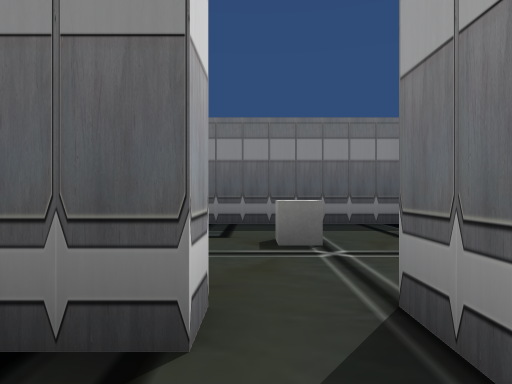
[1] (above)

22 first-person views from a walk through a Unity game level. The camera is 1.2 m above the floor, looks level and sees 75° across. Doors are open. The floor is counted in squares, 2 m on a side. Each view is taken from the middle of a square. On the plan, view 1 faces up. The plan holds only what a view shows up to about 10 squares ahead; the rest is blank. The place goes on beyond the plan. Some surface patterns are stand-ins.

[2]
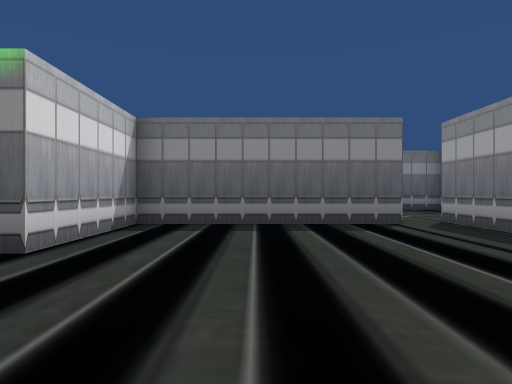

[3]
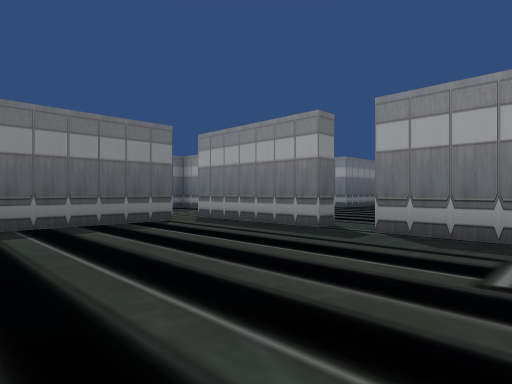

[4]
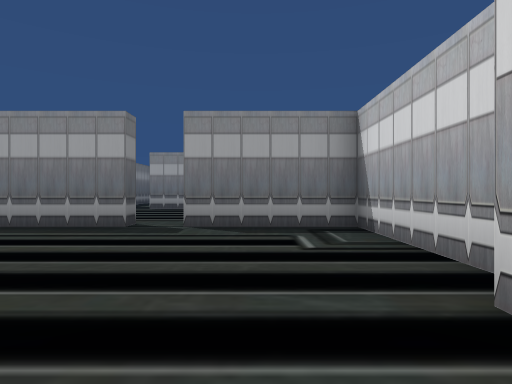

[5]
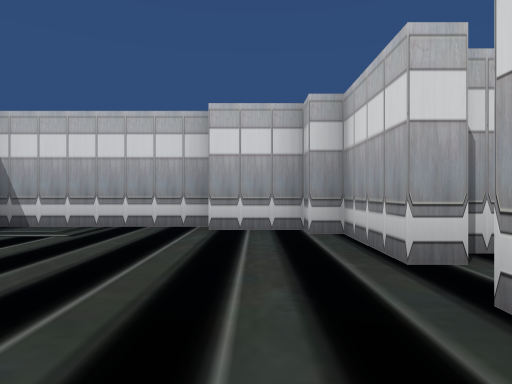

[6]
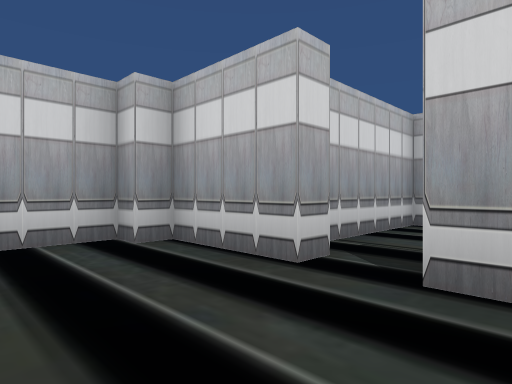

[7]
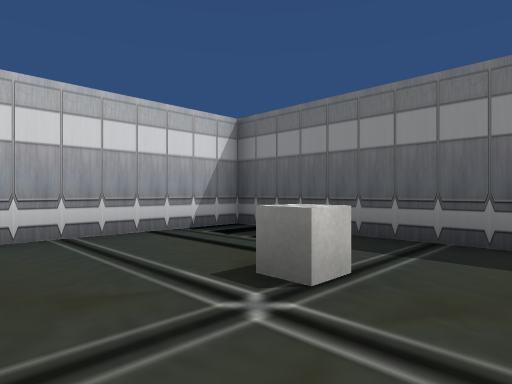

[8]
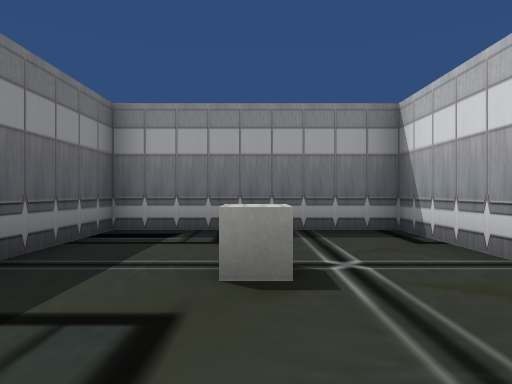

[9]
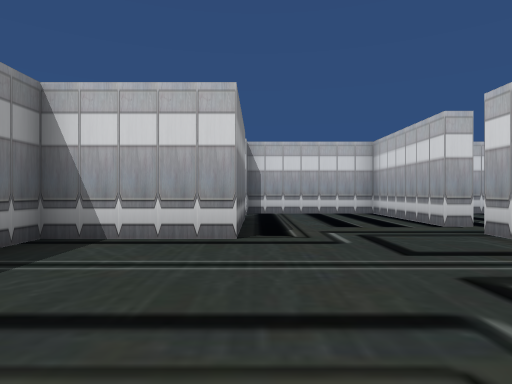

[10]
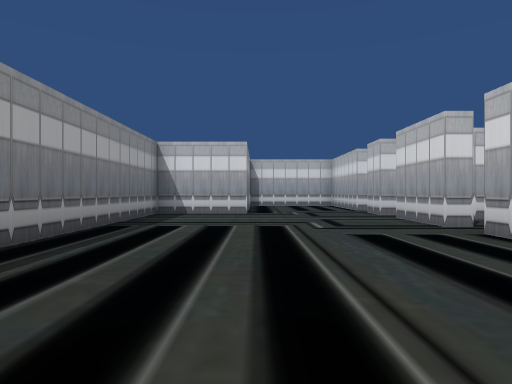

[11]
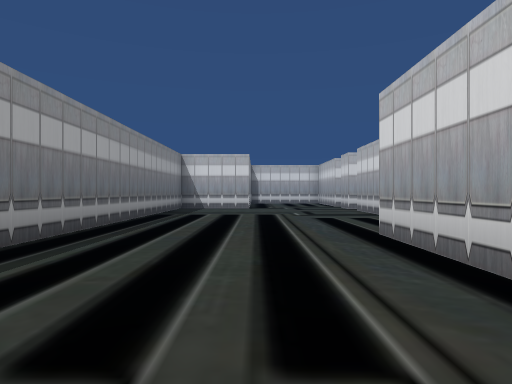

[12]
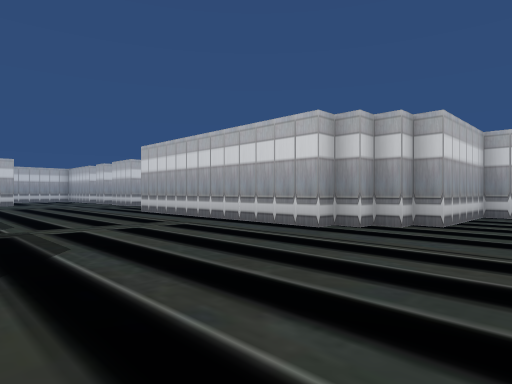

[13]
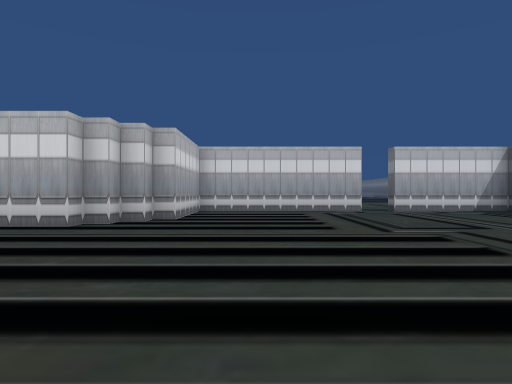

[14]
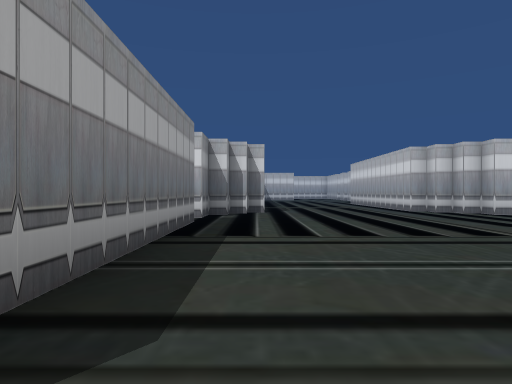

[15]
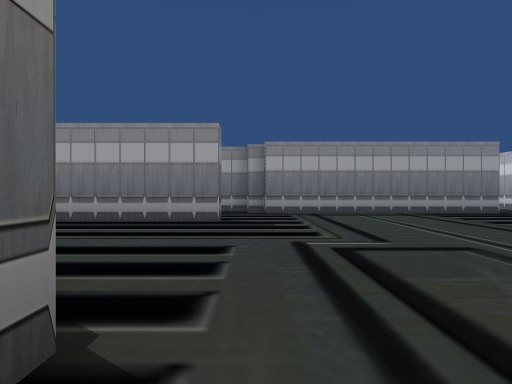

[16]
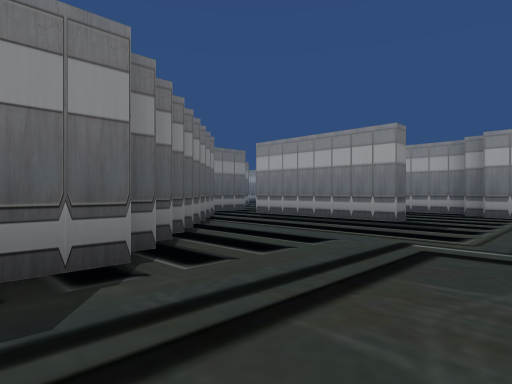

[17]
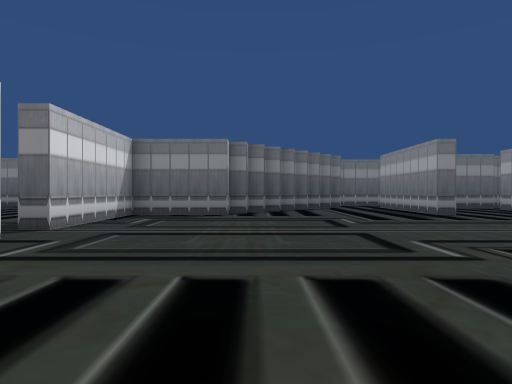

[18]
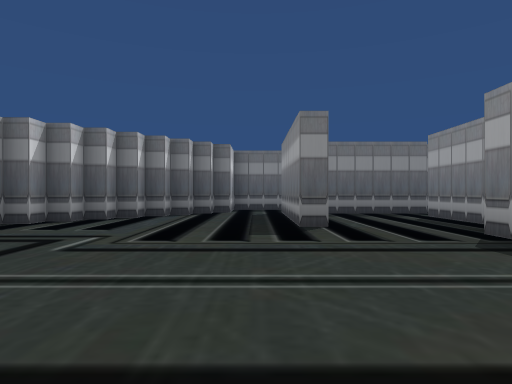

[19]
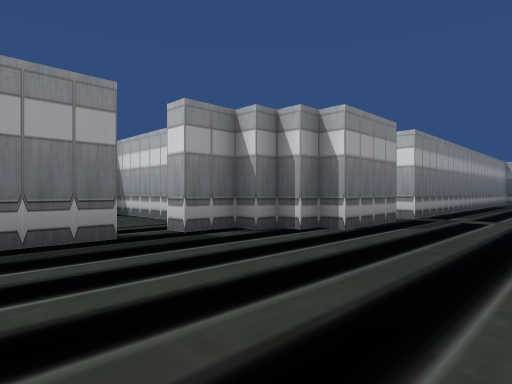

[20]
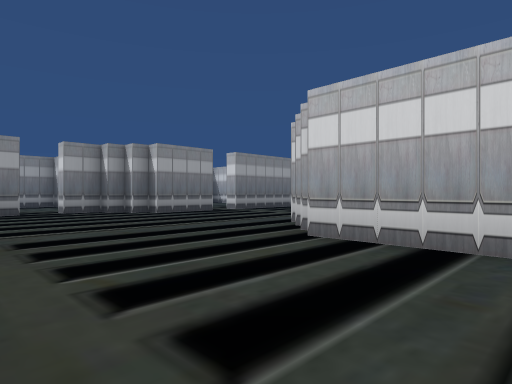

[21]
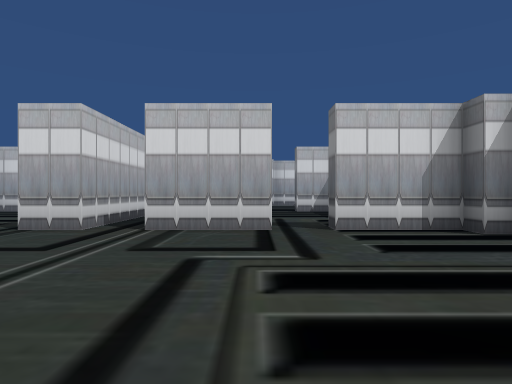

[22]
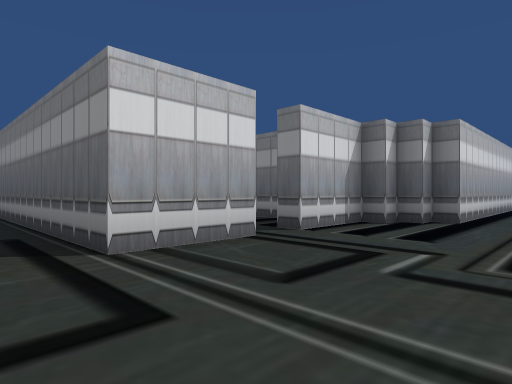

### Floor plan
Ten units are one square. View 1 is at (0, 0); x grows to the right and y downward. Boxes are objects, and circles mark ways between rooms. Rooms are numbered by the first view taken in them; rooms with no view inside come last. Other rooms are left out.
<svg viewBox="-130 -310 167 373">
<path fill="none" stroke="#000" d="M12 18 8 18 8 -17M-2 -12 -53 -12 -53 18M-59 27 -53 27 -53 47 -48 47 -48 52 -32 52M-32 58 8 58 8 28M8 -17 32 -17 32 -63 -27 -63 -27 -26M-33 -142 -33 -162 -28 -162 -28 -167 -23 -167 -23 -172 -18 -172 -18 -182 -12 -182M-123 -179 -123 -172 -93 -172 -93 -167 -88 -167 -88 -162 -83 -162 -83 -158 -78 -158 -78 -93 -83 -93 -83 -88 -88 -88 -88 -83 -93 -83 -93 -63M-18 -191 -18 -258M-96 -267 -123 -267 -123 -259M-98 -52 -93 -52 -93 -33 -125 -33M-36 -267 -42 -267 -42 -305M-12 -258 -12 -262M-7 -262 -7 -292M-93 -23 -93 -12M-62 -302 -67 -302 -67 -297 -72 -297 -72 -292 -78 -292 -78 -287 -83 -287 -83 -282 -88 -282 -88 -277 -93 -277 -93 -272 -98 -272M-1 -302 -30 -302M-98 -2 -93 -2 -93 32 -58 32M-58 18 -58 -17 -33 -17 -33 -132 -28 -132"/>
<rect x="-5" y="-45" width="10" height="10" fill="#bbb"><title>cube</title></rect>
<circle cx="3" cy="-17" r="3" fill="#2a7"/>
<circle cx="-55" cy="25" r="3" fill="#2a7"/>
<text x="-20" y="20">1</text>
<text x="0" y="-40">2</text>
<text x="-70" y="-160">3</text>
</svg>
Room 1 opens to room 2. Room 1 opens to room 3.

Where each view was taken, in squares from view 1:
view 1: 0 up, 0 right, facing up
view 2: 5 down, 3 left, facing up
view 3: 5 down, 4 left, facing up-right
view 4: 4 down, 5 left, facing right
view 5: 0 up, 4 left, facing down
view 6: 1 down, 3 left, facing down-left
view 7: 2 up, 2 right, facing up-left
view 8: 4 up, 2 left, facing right
view 9: 6 up, 6 left, facing down
view 10: 11 up, 6 left, facing down
view 11: 14 up, 6 left, facing down
view 12: 19 up, 3 left, facing down-left
view 13: 19 up, 2 left, facing left
view 14: 26 up, 3 left, facing down
view 15: 26 up, 11 left, facing right
view 16: 24 up, 11 left, facing up-right
view 17: 18 up, 9 left, facing up
view 18: 21 up, 5 left, facing up
view 19: 21 up, 6 left, facing down-right
view 20: 21 up, 12 left, facing down-right
view 21: 5 up, 4 left, facing left
view 22: 2 up, 6 left, facing up-left
